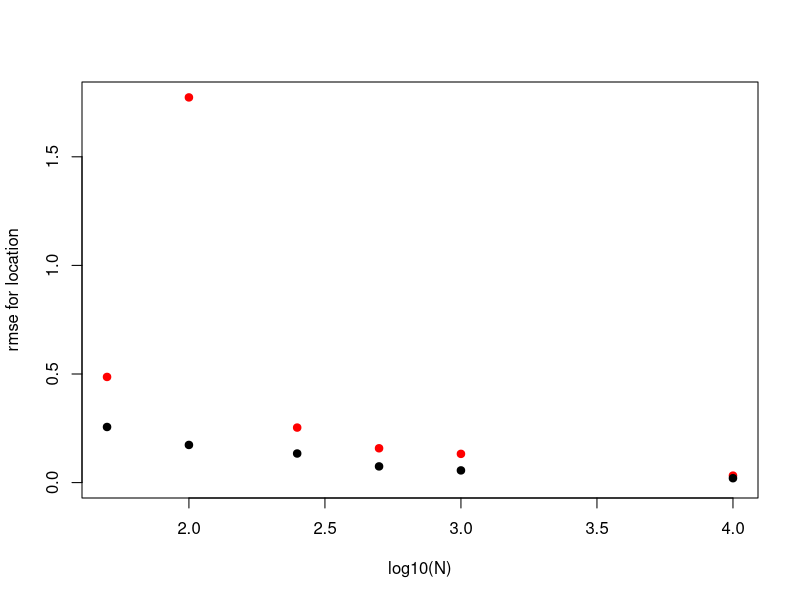

Here is the R script that generated this plot:
sim<-function(th,delta,eps) { 
    ##see equations 21.2-21.4 in andrich chapter
    psi<-list()
    psi[[1]]<-rep(1,length(th))
    k<-th-delta+eps
    psi[[2]]<-exp(k)
    k<-2*(th-delta)
    psi[[3]]<-exp(k)
    psi<-do.call("cbind",psi)
    den<-rowSums(psi)
    p<-psi/den
    resp<-numeric()
    for (i in 1:length(th)) resp[i]<-which(rmultinom(1,1,p[i,])[,1]>0)-1
    resp
}

like.pcm<-function(pars,th,resp) {
    delta<-pars[1]
    eps<-pars[2]
    psi<-list()
    psi[[1]]<-rep(1,length(th))
    k<-th-delta+eps
    psi[[2]]<-exp(k)
    k<-2*th-2*delta
    psi[[3]]<-exp(k)
    psi<-do.call("cbind",psi)
    den<-rowSums(psi)
    p<-psi/den
    x0<-as.numeric(resp==0)
    x1<-as.numeric(resp==1)
    x2<-as.numeric(resp==2)
    p<-p[,1]*x0+p[,2]*x1+p[,3]*x2
    -sum(log(p))
}
like.andrich<-function(pars,th,resp) {
    delta<-pars[1]
    rho<-pars[2]
    gamma<-cosh(rho)+cosh(th-delta)
    term1<-(cosh(rho))^resp
    term2<-(cosh(th-delta))^(1-resp)
    -sum(log((term1*term2)/gamma))
}

rmse<-function(x,y) sqrt(mean((x-y)^2))
out<-list()
for (N in c(50,100,250,500,1000,10000)) {
    th<-rnorm(N)
    deltaL<-runif(25,min=-1,max=1)
    est.pcm<-est.andrich<-list()
    for (i in 1:length(deltaL)) {
        x<-sim(th,delta=deltaL[i],eps=1)
        x2<-ifelse(x==2,0,x)
        est.pcm[[i]]<-optim(c(0,1),like.pcm,th=th,resp=x)$par
        est.andrich[[i]]<-optim(c(0,.2),like.andrich,th=th,resp=x2)$par
    }
    est.pcm<-do.call("rbind",est.pcm)
    est.andrich<-do.call("rbind",est.andrich)
    x1<-rmse(deltaL,est.pcm[,1])
    x2<-rmse(deltaL,est.andrich[,1])
    out[[as.character(N)]]<-c(N,x1,x2)
}
z<-do.call("rbind",out)

plot(log10(z[,1]),z[,3],pch=19,col='red',ylim=c(0,max(z[,3])),xlab='log10(N)',ylab='rmse for location')
points(log10(z[,1]),z[,2],pch=19)




